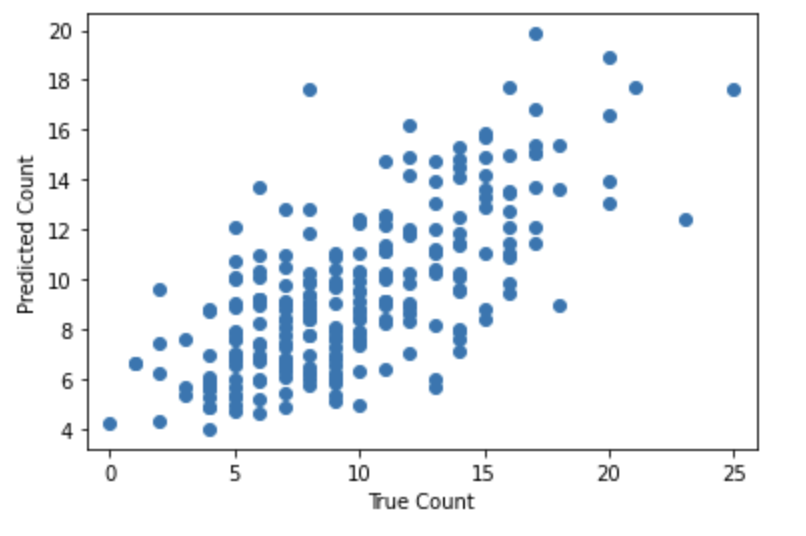

Reproduce this figure in Python.
import numpy as np
import util
import matplotlib.pyplot as plt

def main(lr, train_path, eval_path, save_path):
    """Problem: Poisson regression with gradient ascent.

    Args:
        lr: Learning rate for gradient ascent.
        train_path: Path to CSV file containing dataset for training.
        eval_path: Path to CSV file containing dataset for evaluation.
        save_path: Path to save predictions.
    """
    # Load training set
    x_train, y_train = util.load_dataset(train_path, add_intercept=True)
    x_valid, y_valid = util.load_dataset(eval_path, add_intercept=True)
    save_path = 'poisson.jpg'

    # *** START CODE HERE ***
    clf = PoissonRegression(step_size=lr)
    clf.fit(x_train,y_train)
    predictions = clf.predict(x_valid)
    np.savetxt(save_path, predictions)
    
    plt.scatter(y_valid, predictions)
    plt.xlabel('True Count')
    plt.ylabel('Predicted Count')
    plt.axis('Equal')
    plt.savefig('poisson.jpg')
    # *** END CODE HERE ***



class PoissonRegression:
    """Poisson Regression.

    Example usage:
        > clf = PoissonRegression(step_size=lr)
        > clf.fit(x_train, y_train)
        > clf.predict(x_eval)
    """

    def __init__(self, step_size=1e-5, max_iter=10000000, eps=1e-5,
                 theta_0=None, verbose=True):
        """
        Args:
            step_size: Step size for iterative solvers only.
            max_iter: Maximum number of iterations for the solver.
            eps: Threshold for determining convergence.
            theta_0: Initial guess for theta. If None, use the zero vector.
            verbose: Print loss values during training.
        """
        self.theta = theta_0
        self.step_size = step_size
        self.max_iter = max_iter
        self.eps = eps
        self.verbose = verbose

    def fit(self, x, y):
        """Run gradient ascent to maximize likelihood for Poisson regression.
        Update the parameter by step_size * (sum of the gradient over examples)

        Args:
            x: Training example inputs. Shape (n_examples, dim).
            y: Training example labels. Shape (n_examples,).
        """
        # *** START CODE HERE ***
        self.theta = np.zeros(x.shape[1])
        while True:
            update = np.mean((y - np.exp(np.dot(x, self.theta))) * x.T, axis=1)
            self.theta += self.step_size * update
            if np.sqrt((update**2).sum()) < self.eps:
                break
        # *** END CODE HERE ***

    def predict(self, x):
        """Make a prediction given inputs x.

        Args:
            x: Inputs of shape (n_examples, dim).

        Returns:
            Floating-point prediction for each input, shape (n_examples,).
        """
        # *** START CODE HERE ***
        return np.exp(np.dot(x, self.theta))
        # *** END CODE HERE ***

if __name__ == '__main__':
    main(lr=1e-5,
        train_path='train.csv',
        eval_path='valid.csv',
        save_path='poisson_pred.txt')
